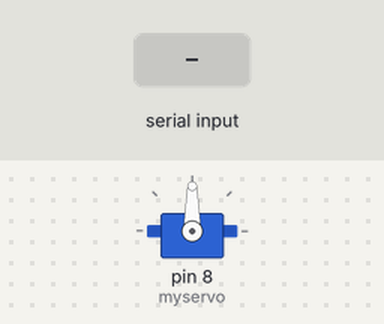
The sketch below on a simulated Arduino Uno, built with avr-gcc and run on an emulated ATmega328P. Parts: servo. The test bench sets the inputs (shaded band).

Above: at 1.2 s.
1.3 s: "1" received over the second serial link
At 2.0 s:
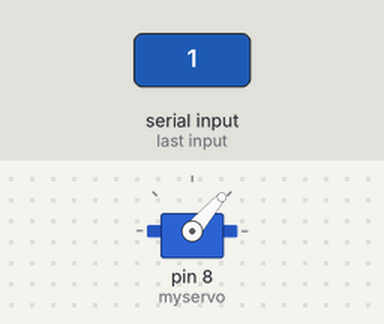
2.8 s: "0" received over the second serial link
At 3.2 s:
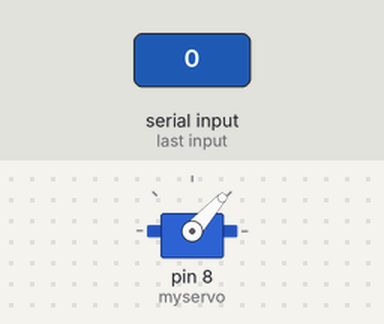
Timing chart, 0 to 5.8 s (numbered marks = the images above; inputs shaded):
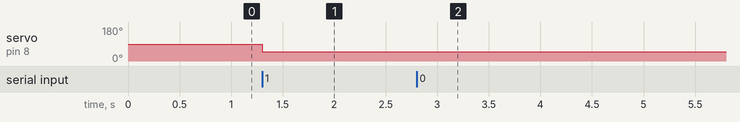

The sketch:

sketch_dec08c.ino
```cpp
#include <SoftwareSerial.h>
#include <Servo.h>

Servo myservo;

int bluetoothTx = 2;

int bluetoothRx = 3;

SoftwareSerial bluetooth(bluetoothTx, bluetoothRx);

void setup()

{

myservo.attach(8);

bluetooth.begin(9600);

}

void loop()

{


if(bluetooth.available()> 0 )

{
int servopos = bluetooth.read();
myservo.write(servopos);
}

}
```

Measured:
- after the input at 1.3 s, servo on pin 8 (myservo): 90° → 49° at once
- after the input at 2.8 s, servo on pin 8 (myservo): 49° → 48° at once
